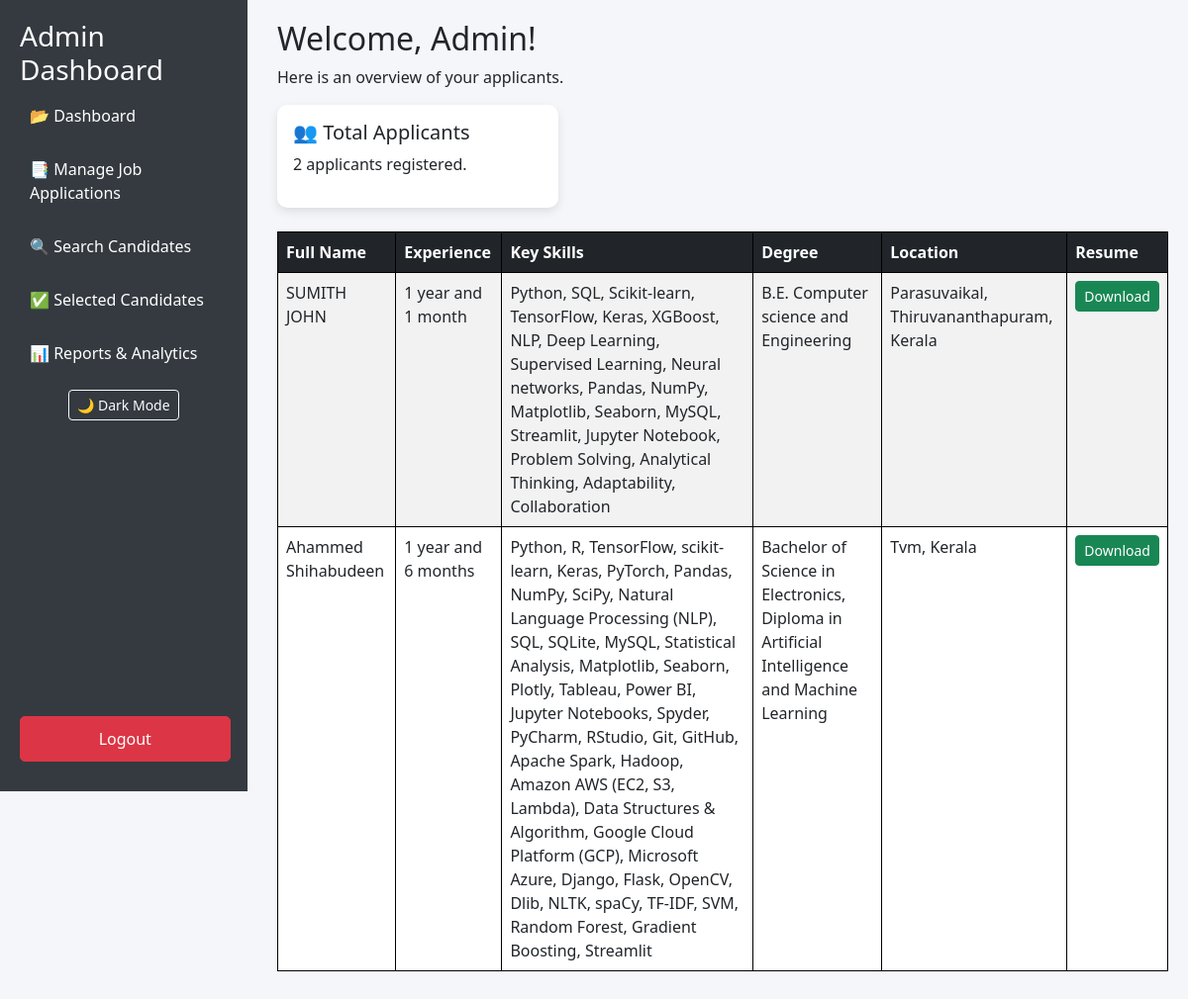
Screenshot of /admin-dashboard/ with the database file from the repository.
### app1/models.py (models this page shows, shortened)
class ExtractDetails(models.Model):
    resume = models.ForeignKey(JobApplication, on_delete=models.CASCADE)
    full_name = models.CharField(max_length=255)
    total_experience = models.CharField(max_length=50)  # Example: "7 years 7 months"
    key_skills = models.TextField()  # Stores multiple skills as a text
    degree = models.CharField(max_length=255)  # Example: "BE in Electronics and Communication"
    additional_qualification = models.CharField(max_length=255, null=True, blank=True)  # Example: "Diploma in Embedded System"
    location = models.TextField()  # Can store address as a long string
    email_sent = models.BooleanField(default=False)

### app1/views.py (the view, shortened to what this page needs)
# urls.py: path('admin-dashboard/', views.admin_dashboard, name='admin_dashboard'),
def admin_dashboard(request):
    total_applicants = JobApplication.objects.count()
    candidates = ExtractDetails.objects.all().order_by('-resume__submitted_at')
    query = request.GET.get('q')
    return render(request, 'admin_dashboard.html', {
        'total_applicants': total_applicants,
        'candidates': candidates
    })

### templates/admin_dashboard.html (shortened to what this page needs)
<!DOCTYPE html>
<html lang="en">
<head>
    <link href="https://cdn.jsdelivr.net/npm/bootstrap@5.3.0/dist/css/bootstrap.min.css" rel="stylesheet">
</head>
<body>
    <div class="sidebar">
        <h3>Admin Dashboard</h3>
        <a href="{% url 'admin_dashboard' %}">📂 Dashboard</a>
        <a href="{% url 'manage_applications' %}">📑 Manage Job Applications</a>
        <a href="{% url 'search_candidates' %}">🔍 Search Candidates</a>
        <a href="{% url 'selected_candidates' %}" >✅ Selected Candidates</a>
        <a href="{% url 'analytics_dashboard' %}">📊 Reports & Analytics</a>
        <div class="toggle-container">
            <button id="darkModeToggle" class="btn btn-sm btn-outline-light">🌙 Dark Mode</button>
        </div>
        <a href="{% url 'admin_logout' %}" class="btn btn-danger logout-btn">Logout</a>
    </div>
    <div class="content">
        <h2>Welcome, Admin!</h2>
        <p>Here is an overview of your applicants.</p>
        <div class="row">
            <div class="col-md-4">
                <div class="card p-3">
                    <h5>👥 Total Applicants</h5>
                    <p>{{ total_applicants }} applicants registered.</p>
                </div>
            </div>
        </div>
        <table class="table table-striped mt-4">
            <thead class="table-dark">
                <tr>
                    <th>Full Name</th>
                    <th>Experience</th>
                    <th>Key Skills</th>
                    <th>Degree</th>
                    <th>Location</th>
                    <th>Resume</th>
                </tr>
            </thead>
            <tbody>
                {% for candidate in candidates %}
                <tr>
                    <td>{{ candidate.full_name }}</td>
                    <td>{{ candidate.total_experience }}</td>
                    <td>{{ candidate.key_skills }}</td>
                    <td>{{ candidate.degree }}</td>
                    <td>{{ candidate.location }}</td>
                    <td>
                        {% if candidate.resume and candidate.resume.resume %}
                            <a href="{{ candidate.resume.resume.url }}" class="btn btn-sm btn-success" target="_blank">Download</a>
                        {% else %}
                            No Resume
                        {% endif %}
                    </td>
                </tr>
                {% empty %}
                <tr>
                    <td colspan="6">No candidates found.</td>
                </tr>
                {% endfor %}
            </tbody>
        </table>
    </div>
</body>
</html>

### templates/admin_dashboard.html (style rules this page uses)
body { background: #f4f6f9; transition: background 0.3s ease, color 0.3s ease; }
.sidebar { height: 100vh; background: #343a40; color: white; padding: 20px; position: fixed; width: 250px; transition: 0.3s; }
.sidebar a { color: white; text-decoration: none; display: block; padding: 10px; border-radius: 5px; margin-bottom: 10px; transition: background 0.3s; }
.content { margin-left: 260px; padding: 20px; }
.card { border: none; border-radius: 10px; box-shadow: 0px 4px 10px rgba(0, 0, 0, 0.1); transition: transform 0.2s; }
.logout-btn { position: absolute; bottom: 20px; width: 85%; }
.toggle-container { text-align: center; margin-top: 15px; }
table { width: 100%; border-collapse: collapse; margin-top: 20px; }
table, th, td { border: 1px solid black; padding: 10px; text-align: left; }

### rows the page displays
ExtractDetails: full_name "SUMITH JOHN", total_experience "1 year and 1 month", key_skills "Python, SQL, Scikit-learn, TensorFlow, Keras, XGBoost, NLP, Deep Learning, Supervised Learning, Neural networks, Pandas, NumPy, Matplotlib, Seaborn, MySQL, Streamlit, Jupyter Notebook, Problem Solving, Analytical Thinking, Adaptability, Collaboration", degree "B.E. Computer science and Engineering", location "Parasuvaikal, Thiruvananthapuram, Kerala"
ExtractDetails: full_name "Ahammed Shihabudeen", total_experience "1 year and 6 months", key_skills "Python, R, TensorFlow, scikit-learn, Keras, PyTorch, Pandas, NumPy, SciPy, Natural Language Processing (NLP), SQL, SQLite, MySQL, Statistical Analysis, Matplotlib, Seaborn, Plotly, Tableau, Power BI, Jupyter Notebooks, Spyder, PyCharm, RStudio, Git, GitHub, Apache Spark, Hadoop, Amazon AWS (EC2, S3, Lambda), Data Structures & Algorithm, Google Cloud Platform (GCP), Microsoft Azure, Django, Flask, OpenCV, Dlib, NLTK, spaCy, TF-IDF, SVM, Random Forest, Gradient Boosting, Streamlit", degree "Bachelor of Science in Electronics, Diploma in Artificial Intelligence and Machine Learning", location "Tvm, Kerala"

### other values shown
{{ total_applicants }} "2"
